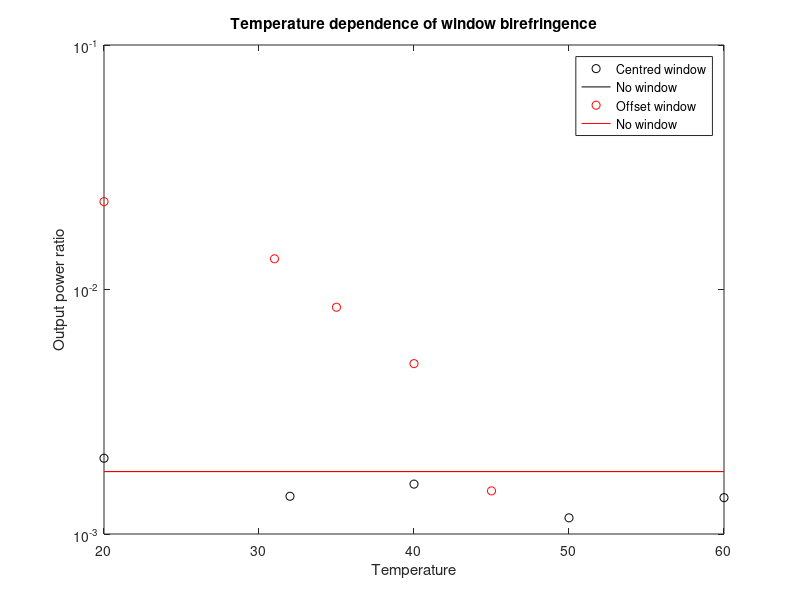

MATLAB code to generate this figure:
%% For centred window
P0 = [3.03e-6,1.68e-3];
R0 = P0(1)/sum(P0); 
T1  = [20, 32, 40, 50, 60];
P1  = [2.7e-6,1.32e-3;
        2.1e-6,1.47e-3;
        2.5e-6,1.56e-3;
        1.9e-6,1.63e-3;
        2.2e-6,1.56e-3];
R1 = P1(:,1)./sum(P1,2);
plot(T1,R1,'ko')
hold on
plot([20,60],[R0,R0],'k')
% hold off

%% For offset window
P02 = [2.75e-6,1.427e-3];
R02 = P02(1)/sum(P02); 
T2  = [20, 45, 40, 35, 31];
P2  = [30.9e-6,1.32e-3;
        2.3e-6,1.53e-3;
        7.7e-6,1.54e-3;
        13.4e-6,1.57e-3;
        20.3e-6,1.5e-3];
R2 = P2(:,1)./sum(P2,2);
plot(T2,R2,'ro')
plot([20,60],[R0,R0],'r')
hold off


xlabel('Temperature')
set(gca,'Yscale','log')
ylabel('Output power ratio')
legend('Centred window','No window', 'Offset window','No window')
title('Temperature dependence of window birefringence')

